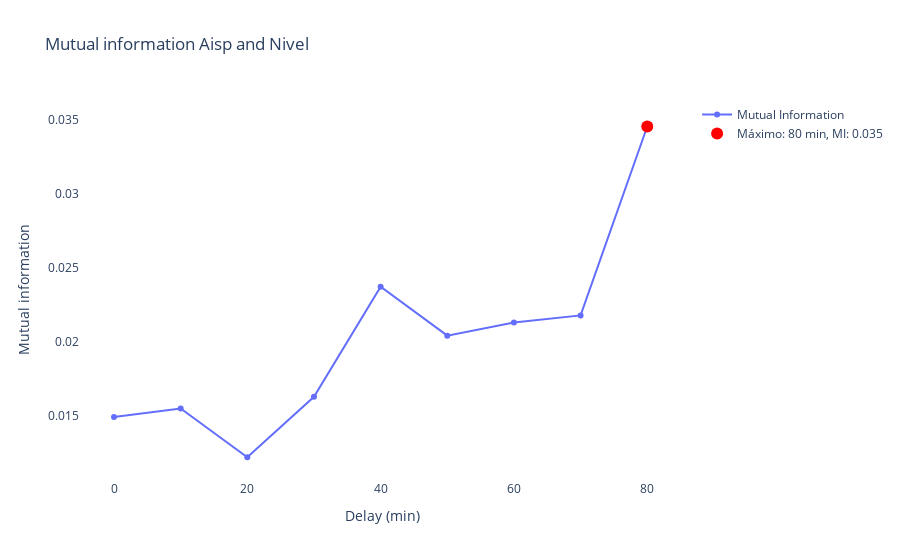

Source (notebook cell):
### Markdown cell above
# 4. Cross-Correlation

### Code cell
MIN_DELAY_MINUTES = 0  
MAX_DELAY_MINUTES = 80   
STEP = 10          

delays_minutes = np.arange(MIN_DELAY_MINUTES, MAX_DELAY_MINUTES + STEP, STEP)
delays_steps = delays_minutes // 10  

mi_values = []
for d in delays_steps:
    sil_shifted = merged_std['aisp_std'].shift(d)
    df_temp = pd.DataFrame({
        'nivel_std': merged_std['nivel_std'],
        'aisp_shifted': sil_shifted
    }).dropna()
    
    if len(df_temp) > 0:
        X = df_temp['nivel_std'].values.reshape(-1, 1)
        y_vals = df_temp['aisp_shifted'].values
        mi = mutual_info_regression(X, y_vals, random_state=0)[0]
    else:
        mi = np.nan
    mi_values.append(mi)

mi_values = np.array(mi_values)

best_idx = np.nanargmax(mi_values)
best_delay_minutes = delays_minutes[best_idx]
best_mi = mi_values[best_idx]

fig = go.Figure()
fig.add_trace(go.Scatter(
    x=delays_minutes,
    y=mi_values,
    mode='lines+markers',
    name='Mutual Information'
))
fig.add_trace(go.Scatter(
    x=[best_delay_minutes],
    y=[best_mi],
    mode='markers',
    marker=dict(color='red', size=12),
    name=f'Máximo: {best_delay_minutes} min, MI: {best_mi:.3f}'
))

fig.update_layout(
    title="Mutual information Aisp and Nivel ",
    xaxis_title="Delay (min)",
    yaxis_title="Mutual information",
    plot_bgcolor='white',
    paper_bgcolor='white'
)

fig.show()

### Figure 1 — Plotly figure (JSON) as saved in the notebook; plotly's stock layout.template omitted (floating-point values rounded to 4 significant figures)
{"data": [{"mode": "lines+markers", "name": "Mutual Information", "type": "scatter", "x": [0, 10, 20, 30, 40, 50, 60, 70, 80], "y": [0.01491, 0.01549, 0.01219, 0.01628, 0.02371, 0.02041, 0.0213, 0.02177, 0.03454]}, {"marker": {"color": "red", "size": 12}, "mode": "markers", "name": "Máximo: 80 min, MI: 0.035", "type": "scatter", "x": [80], "y": [0.03454]}], "layout": {"autosize": true, "paper_bgcolor": "white", "plot_bgcolor": "white", "title": {"text": "Mutual information Aisp and Nivel "}, "xaxis": {"autorange": true, "range": [-4.841, 85.18], "title": {"text": "Delay (min)"}, "type": "linear"}, "yaxis": {"autorange": true, "range": [0.0103, 0.03698], "title": {"text": "Mutual information"}, "type": "linear"}}}
